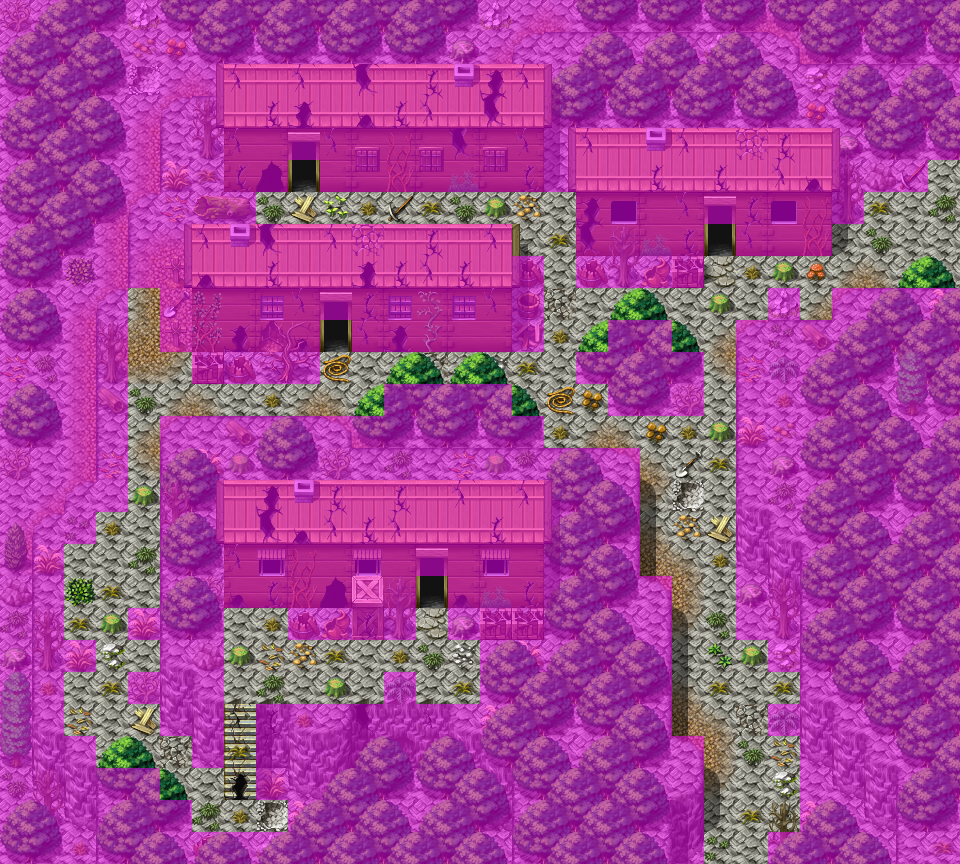

Below is a game level as drawn by its tile map, then a one-line description and the .tmx that defines it (tile-layer data replaced by summaries):
An orthogonal 30x27 tile map with 32x32 px tiles, 4 tile layers (Ground, Objects, Above, Walkable), 40 tilesets and 24 objects (18x spawn, 6x mapchange).

<map version="1.0" orientation="orthogonal" width="30" height="27" tilewidth="32" tileheight="32">
 <properties>
  <property name="outdoors" value="1" />
 </properties>
 <tileset firstgid="1" name="map_bed_1" tilewidth="32" tileheight="32">
  <image source="../drawable/map_bed_1.png" width="512" height="256" />
 </tileset>
 <tileset firstgid="129" name="map_border_1" tilewidth="32" tileheight="32">
  <image source="../drawable/map_border_1.png" width="512" height="256" />
 </tileset>
 <tileset firstgid="257" name="map_bridge_1" tilewidth="32" tileheight="32">
  <image source="../drawable/map_bridge_1.png" width="512" height="256" />
 </tileset>
 <tileset firstgid="385" name="map_broken_1" tilewidth="32" tileheight="32">
  <image source="../drawable/map_broken_1.png" width="512" height="256" />
 </tileset>
 <tileset firstgid="513" name="map_cavewall_1" tilewidth="32" tileheight="32">
  <image source="../drawable/map_cavewall_1.png" width="576" height="192" />
 </tileset>
 <tileset firstgid="621" name="map_cavewall_2" tilewidth="32" tileheight="32">
  <image source="../drawable/map_cavewall_2.png" width="576" height="192" />
 </tileset>
 <tileset firstgid="729" name="map_cavewall_3" tilewidth="32" tileheight="32">
  <image source="../drawable/map_cavewall_3.png" width="576" height="192" />
 </tileset>
 <tileset firstgid="837" name="map_chair_table_1" tilewidth="32" tileheight="32">
  <image source="../drawable/map_chair_table_1.png" width="512" height="256" />
 </tileset>
 <tileset firstgid="965" name="map_crate_1" tilewidth="32" tileheight="32">
  <image source="../drawable/map_crate_1.png" width="512" height="256" />
 </tileset>
 <tileset firstgid="1093" name="map_cupboard_1" tilewidth="32" tileheight="32">
  <image source="../drawable/map_cupboard_1.png" width="512" height="256" />
 </tileset>
 <tileset firstgid="1221" name="map_curtain_1" tilewidth="32" tileheight="32">
  <image source="../drawable/map_curtain_1.png" width="512" height="256" />
 </tileset>
 <tileset firstgid="1349" name="map_entrance_1" tilewidth="32" tileheight="32">
  <image source="../drawable/map_entrance_1.png" width="512" height="256" />
 </tileset>
 <tileset firstgid="1477" name="map_fence_1" tilewidth="32" tileheight="32">
  <image source="../drawable/map_fence_1.png" width="512" height="256" />
 </tileset>
 <tileset firstgid="1605" name="map_fence_2" tilewidth="32" tileheight="32">
  <image source="../drawable/map_fence_2.png" width="512" height="256" />
 </tileset>
 <tileset firstgid="1733" name="map_ground_1" tilewidth="32" tileheight="32">
  <image source="../drawable/map_ground_1.png" width="512" height="256" />
 </tileset>
 <tileset firstgid="1861" name="map_ground_2" tilewidth="32" tileheight="32">
  <image source="../drawable/map_ground_2.png" width="512" height="256" />
 </tileset>
 <tileset firstgid="1989" name="map_ground_3" tilewidth="32" tileheight="32">
  <image source="../drawable/map_ground_3.png" width="512" height="256" />
 </tileset>
 <tileset firstgid="2117" name="map_ground_4" tilewidth="32" tileheight="32">
  <image source="../drawable/map_ground_4.png" width="512" height="256" />
 </tileset>
 <tileset firstgid="2245" name="map_ground_5" tilewidth="32" tileheight="32">
  <image source="../drawable/map_ground_5.png" width="512" height="256" />
 </tileset>
 <tileset firstgid="2373" name="map_ground_6" tilewidth="32" tileheight="32">
  <image source="../drawable/map_ground_6.png" width="512" height="256" />
 </tileset>
 <tileset firstgid="2501" name="map_ground_7" tilewidth="32" tileheight="32">
  <image source="../drawable/map_ground_7.png" width="512" height="256" />
 </tileset>
 <tileset firstgid="2629" name="map_ground_8" tilewidth="32" tileheight="32">
  <image source="../drawable/map_ground_8.png" width="512" height="256" />
 </tileset>
 <tileset firstgid="2757" name="map_indoor_1" tilewidth="32" tileheight="32">
  <image source="../drawable/map_indoor_1.png" width="512" height="256" />
 </tileset>
 <tileset firstgid="2885" name="map_kitchen_1" tilewidth="32" tileheight="32">
  <image source="../drawable/map_kitchen_1.png" width="512" height="256" />
 </tileset>
 <tileset firstgid="3013" name="map_outdoor_1" tilewidth="32" tileheight="32">
  <image source="../drawable/map_outdoor_1.png" width="512" height="256" />
 </tileset>
 <tileset firstgid="3141" name="map_pillar_1" tilewidth="32" tileheight="32">
  <image source="../drawable/map_pillar_1.png" width="512" height="256" />
 </tileset>
 <tileset firstgid="3269" name="map_plant_1" tilewidth="32" tileheight="32">
  <image source="../drawable/map_plant_1.png" width="512" height="256" />
 </tileset>
 <tileset firstgid="3397" name="map_rock_1" tilewidth="32" tileheight="32">
  <image source="../drawable/map_rock_1.png" width="512" height="256" />
 </tileset>
 <tileset firstgid="3525" name="map_roof_1" tilewidth="32" tileheight="32">
  <image source="../drawable/map_roof_1.png" width="512" height="256" />
 </tileset>
 <tileset firstgid="3653" name="map_roof_2" tilewidth="32" tileheight="32">
  <image source="../drawable/map_roof_2.png" width="512" height="256" />
 </tileset>
 <tileset firstgid="3781" name="map_shop_1" tilewidth="32" tileheight="32">
  <image source="../drawable/map_shop_1.png" width="512" height="256" />
 </tileset>
 <tileset firstgid="3909" name="map_sign_ladder_1" tilewidth="32" tileheight="32">
  <image source="../drawable/map_sign_ladder_1.png" width="512" height="256" />
 </tileset>
 <tileset firstgid="4037" name="map_table_1" tilewidth="32" tileheight="32">
  <image source="../drawable/map_table_1.png" width="512" height="256" />
 </tileset>
 <tileset firstgid="4165" name="map_trail_1" tilewidth="32" tileheight="32">
  <image source="../drawable/map_trail_1.png" width="512" height="256" />
 </tileset>
 <tileset firstgid="4293" name="map_tree_1" tilewidth="32" tileheight="32">
  <image source="../drawable/map_tree_1.png" width="512" height="256" />
 </tileset>
 <tileset firstgid="4421" name="map_wall_1" tilewidth="32" tileheight="32">
  <image source="../drawable/map_wall_1.png" width="512" height="256" />
 </tileset>
 <tileset firstgid="4549" name="map_wall_2" tilewidth="32" tileheight="32">
  <image source="../drawable/map_wall_2.png" width="480" height="256" />
 </tileset>
 <tileset firstgid="4669" name="map_wall_3" tilewidth="32" tileheight="32">
  <image source="../drawable/map_wall_3.png" width="480" height="256" />
 </tileset>
 <tileset firstgid="4789" name="map_window_1" tilewidth="32" tileheight="32">
  <image source="../drawable/map_window_1.png" width="512" height="256" />
 </tileset>
 <tileset firstgid="4917" name="map_window_2" tilewidth="32" tileheight="32">
  <image source="../drawable/map_window_2.png" width="512" height="256" />
 </tileset>
 <layer name="Ground" width="30" height="27">
  <data>[810 cells, 810 non-empty, 19 distinct tile ids]</data>
 </layer>
 <layer name="Objects" width="30" height="27">
  <data>[810 cells, 669 non-empty, 92 distinct tile ids]</data>
 </layer>
 <layer name="Above" width="30" height="27">
  <data>[810 cells, 116 non-empty, 23 distinct tile ids]</data>
 </layer>
 <layer name="Walkable" width="30" height="27">
  <data>[810 cells, 648 non-empty, 1 distinct tile ids]</data>
 </layer>
 <objectgroup name="Mapevents">
  <object name="east" type="mapchange" x="928" y="160" width="32" height="128">
   <properties>
    <property name="map" value="waytolostmine2" />
    <property name="place" value="west" />
   </properties>
  </object>
  <object name="south" type="mapchange" x="704" y="832" width="64" height="32">
   <properties>
    <property name="map" value="waytolostmine0" />
    <property name="place" value="north" />
   </properties>
  </object>
  </objectgroup>
 <objectgroup name="Spawn">
  <!-- 18 objects omitted --></objectgroup>
 <objectgroup name="Keys" />
</map>
<!-- 22 of 24 objects omitted -->
